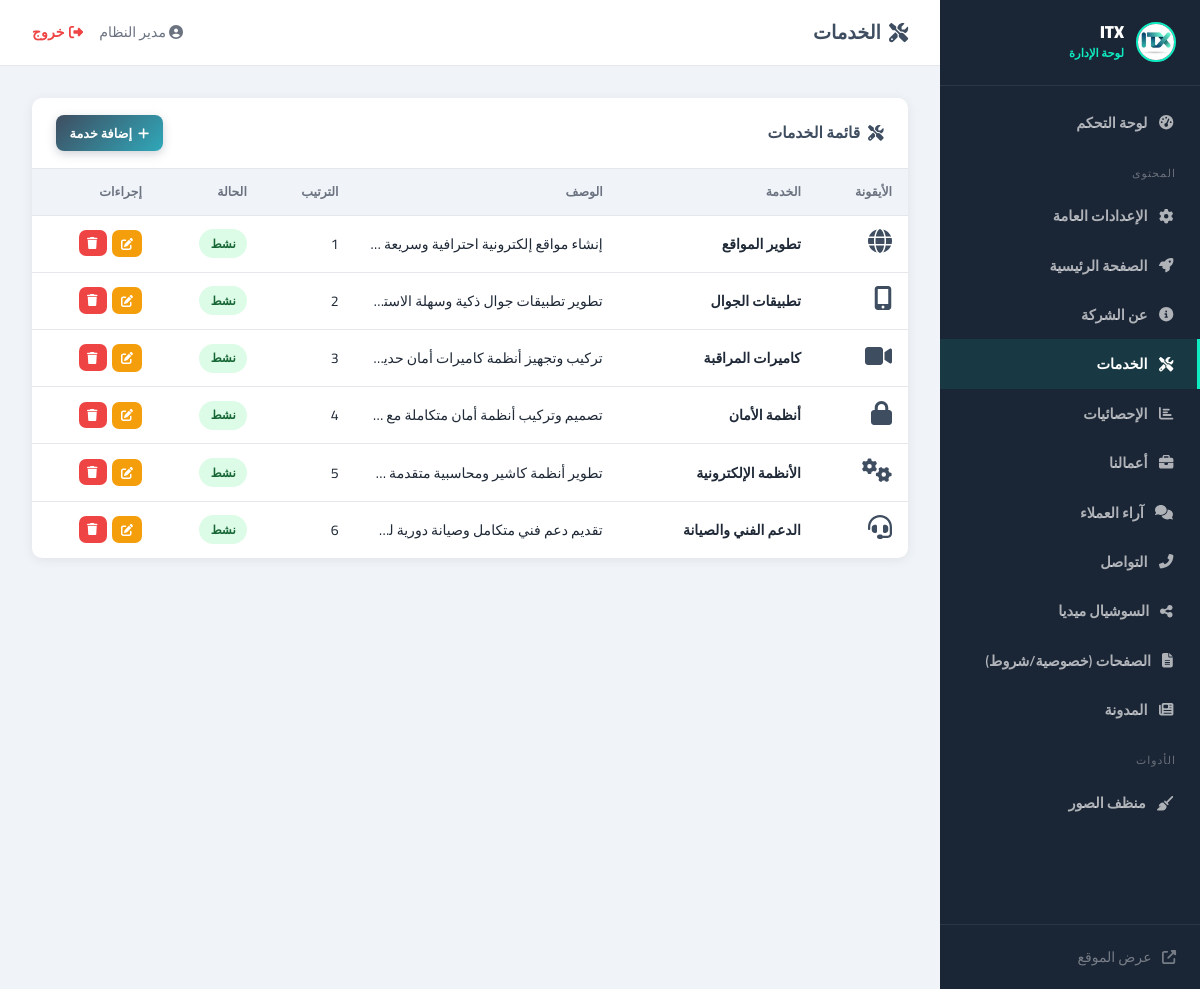
Page /admin/index.php?page=services (signed in) on the committed database.
### tables this page shows
CREATE TABLE IF NOT EXISTS `services` (
  `id` int NOT NULL AUTO_INCREMENT,
  `icon` varchar(100) DEFAULT 'fas fa-cog',
  `title` varchar(200) NOT NULL,
  `description` text,
  `sort_order` int DEFAULT '0',
  `status` enum('active','inactive') DEFAULT 'active',
  `created_at` timestamp NULL DEFAULT CURRENT_TIMESTAMP,
  PRIMARY KEY (`id`)
);

### admin/index.php (called while the page is built, shortened)
<?php
require_once __DIR__ . '/includes/auth.php';
require_once __DIR__ . '/includes/layout.php';
$page = $_GET['page'] ?? 'dashboard';
require_once __DIR__ . "/pages/{$page}.php";

### config/db.php (called while the page is built, shortened)
<?php
function getDB(): PDO
{
    static $pdo = null;
    if ($pdo === null) {
        $dsn = sprintf(
            'mysql:host=%s;dbname=%s;charset=%s',
            DB_HOST, DB_NAME, DB_CHARSET
        );
        $pdo = new PDO($dsn, DB_USER, DB_PASS, [
            PDO::ATTR_ERRMODE            => PDO::ERRMODE_EXCEPTION,
            PDO::ATTR_DEFAULT_FETCH_MODE => PDO::FETCH_ASSOC,
            PDO::ATTR_EMULATE_PREPARES   => false,
        ]);
    }
    return $pdo;
}

### admin/includes/auth.php (called while the page is built, shortened)
<?php
require_once ROOT_PATH . '/config/db.php';
function e(string $s): string {
    return htmlspecialchars($s ?? '', ENT_QUOTES, 'UTF-8');
}
function db_all(string $sql, array $params = []): array {
    $s = getDB()->prepare($sql);
    $s->execute($params);
    return $s->fetchAll();
}

### admin/pages/services.php (the view, shortened to what this page needs)
<?php
$services = db_all("SELECT * FROM services ORDER BY sort_order");
?>
<div class="card">
  <div class="card-head">
    <h2><i class="fas fa-tools"></i> قائمة الخدمات</h2>
    <button class="btn btn-primary btn-sm" onclick="openModal('svcModal')">
      <i class="fas fa-plus"></i> إضافة خدمة
    </button>
  </div>
  <div class="card-body p0">
    <table class="tbl">
      <thead><tr><th>الأيقونة</th><th>الخدمة</th><th>الوصف</th><th>الترتيب</th><th>الحالة</th><th>إجراءات</th></tr></thead>
      <tbody>
      <?php if ($services): foreach ($services as $s): ?>
        <tr>
          <td><i class="<?= e($s['icon']) ?>" style="font-size:1.5rem;color:var(--primary)"></i></td>
          <td><strong><?= e($s['title']) ?></strong></td>
          <td style="max-width:200px;white-space:nowrap;overflow:hidden;text-overflow:ellipsis"><?= e($s['description']) ?></td>
          <td><?= (int)$s['sort_order'] ?></td>
          <td><span class="badge badge-<?= $s['status']==='active'?'active':'inactive' ?>"><?= $s['status']==='active'?'نشط':'مخفي' ?></span></td>
          <td>
            <div class="actions">
              <a href="?page=services&edit=<?= $s['id'] ?>" class="btn btn-warning btn-xs btn-icon"><i class="fas fa-edit"></i></a>
              <form method="POST" style="display:inline">
                <button type="submit" class="btn btn-danger btn-xs btn-icon" data-confirm="حذف '<?= e($s['title']) ?>'؟"><i class="fas fa-trash"></i></button>
              </form>
            </div>
          </td>
        </tr>
      <?php endforeach; else: ?>
        <tr class="empty-row"><td colspan="6"><i class="fas fa-inbox"></i> لا توجد خدمات</td></tr>
      <?php endif; ?>
      </tbody>
    </table>
  </div>
</div>

### admin/assets/admin.css (style rules this page uses)
:root { --sb-bg: #1a2535; --sb-w: 260px; --accent: #0FECC1; --primary: #3F4D60; --secondary: #2FA8B9; --bg: #f0f4f8; --card: #fff; --border: #e5e7eb; --txt: #1f2937; --muted: #6b7280; --success: #10b981; --danger: #ef4444; --warning: #f59e0b; --info: #3b82f6; --radius: 10px; --shadow: 0 2px 12px rgba(0,0,0,0.07); }
* { margin:0;padding:0;box-sizing:border-box }
body { font-family:'Cairo',sans-serif;background:var(--bg);color:var(--txt);direction:rtl;min-height:100vh }
.card { background:var(--card);border-radius:var(--radius);box-shadow:var(--shadow);margin-bottom:1.5rem;overflow:hidden }
.card-head { padding:1.1rem 1.5rem;border-bottom:1px solid var(--border); display:flex;justify-content:space-between;align-items:center; }
.card-head h2 { font-size:.98rem;color:var(--primary);font-weight:700;display:flex;align-items:center;gap:.5rem }
.card-body { padding:1.5rem }
.card-body.p0 { padding:0 }
.btn { padding:.58rem 1.3rem;border:none;border-radius:8px; font-family:'Cairo',sans-serif;font-size:.88rem;font-weight:700; cursor:pointer;transition:all .2s; display:inline-flex;align-items:center;gap:.4rem;text-decoration:none; }
.btn-primary { background:linear-gradient(135deg,var(--primary),var(--secondary));color:#fff;box-shadow:0 3px 10px rgba(63,77,96,.25) }
.btn-danger { background:var(--danger);color:#fff }
.btn-warning { background:var(--warning);color:#fff }
.btn-sm { padding:.35rem .85rem;font-size:.8rem }
.btn-xs { padding:.25rem .65rem;font-size:.75rem }
.btn-icon { padding:.45rem .55rem;border-radius:7px }
.tbl { width:100%;border-collapse:collapse }
.tbl th { padding:.7rem 1rem;background:var(--bg);color:var(--muted); font-size:.78rem;font-weight:700;text-align:right; border-bottom:1px solid var(--border);white-space:nowrap; }
.tbl td { padding:.85rem 1rem;border-bottom:1px solid var(--border);font-size:.88rem;vertical-align:middle }
.tbl tr:last-child td { border-bottom:none }
.tbl .actions { display:flex;gap:.35rem;flex-wrap:nowrap }
.badge { padding:.22rem .7rem;border-radius:50px;font-size:.74rem;font-weight:700;display:inline-block }
.badge-active { background:#dcfce7;color:#166534 }

### rows in the picture
services: title "تطوير المواقع", sort_order "1", status "نشط"
services: title "تطبيقات الجوال", sort_order "2", status "نشط"
services: title "كاميرات المراقبة", sort_order "3", status "نشط"
services: title "أنظمة الأمان", sort_order "4", status "نشط"
services: title "الأنظمة الإلكترونية", sort_order "5", status "نشط"
services: title "الدعم الفني والصيانة", sort_order "6", status "نشط"

### other values in the picture
$siteName "ITX"
$item['l'] "لوحة التحكم"
$item['l'] "المحتوى"
$item['l'] "الإعدادات العامة"
$item['l'] "الصفحة الرئيسية"
$item['l'] "عن الشركة"
$item['l'] "الخدمات"
$item['l'] "الإحصائيات"
$item['l'] "أعمالنا"
$item['l'] "آراء العملاء"
$item['l'] "التواصل"
$item['l'] "السوشيال ميديا"
$item['l'] "الصفحات (خصوصية/شروط)"
$item['l'] "المدونة"
$item['l'] "الأدوات"
